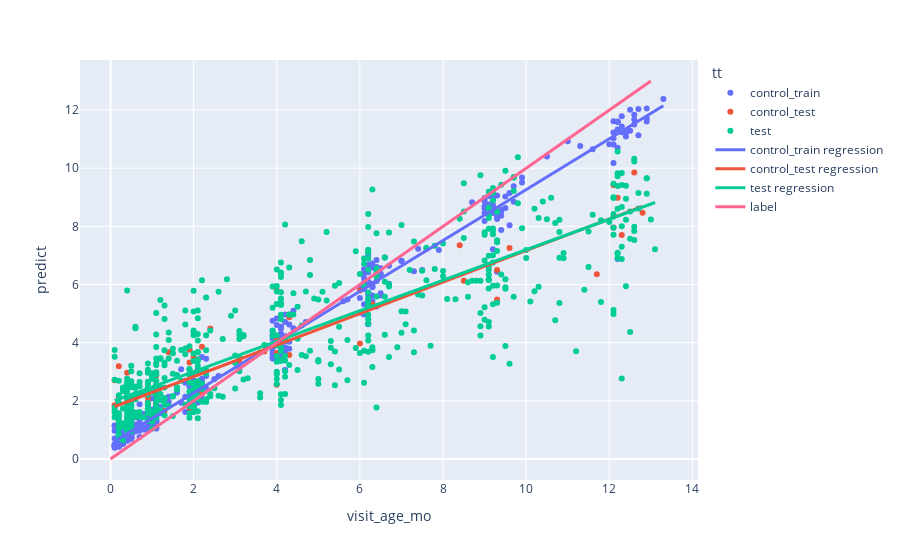

Notebook code for this chart:
### Markdown cell above
**Plotting the regressions results**
<br></br>
We will draw the regression results. Below in the x-axis we have the sample `visit_age_mo`, and in the y-axis we have the model `predict` 

<br></br>
On top of the points there are regrssion lines, splitted to different test\train categories. 
Click on a label from the legend to clear from the plot

### Code cell
merged_training_df = get_regression_predict(merge_df,best_regress_params,True,0.85)
merged_training_df.loc[pd.isna(merged_training_df.symptoms),'symptoms']='unknown'
fig = px.scatter(merged_training_df,x='visit_age_mo',y='predict',color='tt',custom_data=['symptoms','sampleID'])
fig.update_traces(
    hovertemplate="<br>".join([
        "predict %{y}, label: %{x}",
        "sampleID: %{customdata[1]}",
        "symptom: %{customdata[0]}"
    ])
)
# data = fig['data']
for data in fig['data']:
    legendgroup = data['legendgroup']
    draw_regresssion(merged_training_df,merged_training_df.tt ==legendgroup,fig,f'{legendgroup} regression',color=data['marker']['color'])

draw_xy_line(fig)

### Figure 1 — Plotly figure (JSON) as saved in the notebook; plotly's stock layout.template omitted (floating-point values rounded to 4 significant figures; data arrays with more than 128 entries replaced by an {"elided": "..."} marker saying what was removed)
{"data": [{"customdata": {"elided": "367x2 str values"}, "hovertemplate": "predict %{y}, label: %{x}<br>sampleID: %{customdata[1]}<br>symptom: %{customdata[0]}", "legendgroup": "control_train", "marker": {"color": "#636efa", "symbol": "circle"}, "mode": "markers", "name": "control_train", "orientation": "v", "showlegend": true, "type": "scatter", "x": {"elided": "367 float values"}, "xaxis": "x", "y": {"elided": "367 float values"}, "yaxis": "y"}, {"customdata": [["Control", "sub.111.0.initial"], ["Control", "sub.111.1.two.week"], ["Control", "sub.111.2.one.month"], ["Control", "sub.111.3.twomonth"], ["Control", "sub.111.4.fourmonth"], ["Control", "sub.111.6.ninemonth"], ["Control", "sub.111.7.one.year"], ["Control", "sub.188.1.two.week"], ["Control", "sub.188.2.one.month"], ["Control", "sub.188.3.twomonth"], ["Control", "sub.188.4.fourmonth"], ["Control", "sub.188.5.sixmonth"], ["Control", "sub.188.6.ninemonth"], ["Control", "sub.188.7.one.year"], ["Control", "sub.197.0.initial"], ["Control", "sub.197.1.two.week"], ["Control", "sub.197.2.one.month"], ["Control", "sub.197.3.twomonth"], ["Control", "sub.197.7.one.year"], ["Control", "sub.205.0.initial"], ["Control", "sub.205.1.two.week"], ["Control", "sub.205.11.sick"], ["Control", "sub.205.2.one.month"], ["Control", "sub.205.3.twomonth"], ["Control", "sub.205.4.fourmonth"], ["Control", "sub.384.0.initial"], ["Control", "sub.384.11.sick"], ["Control", "sub.384.2.one.month"], ["Control", "sub.384.3.twomonth"], ["Control", "sub.498.2.one.month"], ["Control", "sub.498.3.twomonth"], ["Control", "sub.498.4.fourmonth"], ["Control", "sub.498.7.one.year"], ["Control", "sub.541.2.one.month"], ["Control", "sub.541.3.twomonth"], ["Control", "sub.541.4.fourmonth"], ["Control", "sub.541.6.ninemonth"], ["Control", "sub.666.0.initial"], ["Control", "sub.666.1.two.week"], ["Control", "sub.666.2.one.month"], ["Control", "sub.666.3.twomonth"], ["Control", "sub.666.4.fourmonth"], ["Control", "sub.666.5.sixmonth"], ["Control", "sub.666.6.ninemonth"], ["Control", "sub.666.7.one.year"], ["Control", "sub.671.2.one.month"], ["Control", "sub.671.3.twomonth"], ["Control", "sub.671.4.fourmonth"], ["Control", "sub.671.5.sixmonth"], ["Control", "sub.671.6.ninemonth"], ["Control", "sub.671.7.one.year"], ["Control", "sub.735.1.two.week"], ["Control", "sub.735.2.one.month"], ["Control", "sub.735.4.fourmonth"], ["Control", "sub.735.6.ninemonth"]], "hovertemplate": "predict %{y}, label: %{x}<br>sampleID: %{customdata[1]}<br>symptom: %{customdata[0]}", "legendgroup": "control_test", "marker": {"color": "#EF553B", "symbol": "circle"}, "mode": "markers", "name": "control_test", "orientation": "v", "showlegend": true, "type": "scatter", "x": [0.2, 0.4, 1.1, 2.2, 4, 9.3, 12.1, 0.4, 1.3, 2, 4, 6, 8.4, 12.1, 0.2, 0.4, 0.9, 2, 12.8, 0.1, 0.5, 3.1, 1.1, 2.1, 3.7, 0.1, 0.2, 1.1, 1.9, 1.4, 2.4, 4, 12.6, 1.1, 2.2, 4.3, 11.7, 0.2, 0.6, 0.9, 1.9, 4, 6.3, 9.3, 12.3, 0.9, 1.9, 4, 6, 8.5, 12.2, 0.4, 0.9, 4.3, 9.6], "xaxis": "x", "y": [1.094, 1.204, 1.832, 2.262, 4.116, 6.498, 7.963, 2.962, 1.659, 1.643, 2.554, 3.971, 7.348, 9.423, 1.299, 1.959, 1.966, 3.498, 8.472, 2.712, 1.218, 3.353, 1.94, 2.563, 3.697, 1.845, 3.187, 2.87, 3.77, 3.668, 4.489, 5.8, 9.849, 2.517, 3.864, 3.58, 6.354, 2.091, 1.453, 2.127, 3.322, 3.646, 5.319, 5.484, 7.702, 2.143, 1.758, 3.96, 5.795, 6.13, 8.985, 1.185, 1.931, 4.877, 7.257], "yaxis": "y"}, {"customdata": {"elided": "566x2 str values"}, "hovertemplate": "predict %{y}, label: %{x}<br>sampleID: %{customdata[1]}<br>symptom: %{customdata[0]}", "legendgroup": "test", "marker": {"color": "#00cc96", "symbol": "circle"}, "mode": "markers", "name": "test", "orientation": "v", "showlegend": true, "type": "scatter", "x": {"elided": "566 float values"}, "xaxis": "x", "y": {"elided": "566 float values"}, "yaxis": "y"}, {"line": {"width": 3}, "marker": {"color": "#636efa"}, "mode": "lines", "name": "control_train regression", "type": "scatter", "x": {"elided": "367 float values"}, "y": {"elided": "367 float values"}}, {"line": {"width": 3}, "marker": {"color": "#EF553B"}, "mode": "lines", "name": "control_test regression", "type": "scatter", "x": [0.2, 0.4, 1.1, 2.2, 4, 9.3, 12.1, 0.4, 1.3, 2, 4, 6, 8.4, 12.1, 0.2, 0.4, 0.9, 2, 12.8, 0.1, 0.5, 3.1, 1.1, 2.1, 3.7, 0.1, 0.2, 1.1, 1.9, 1.4, 2.4, 4, 12.6, 1.1, 2.2, 4.3, 11.7, 0.2, 0.6, 0.9, 1.9, 4, 6.3, 9.3, 12.3, 0.9, 1.9, 4, 6, 8.5, 12.2, 0.4, 0.9, 4.3, 9.6], "y": [1.857, 1.965, 2.345, 2.941, 3.918, 6.792, 8.311, 1.965, 2.453, 2.833, 3.918, 5.002, 6.304, 8.311, 1.857, 1.965, 2.236, 2.833, 8.69, 1.802, 2.019, 3.429, 2.345, 2.887, 3.755, 1.802, 1.857, 2.345, 2.779, 2.507, 3.05, 3.918, 8.582, 2.345, 2.941, 4.08, 8.094, 1.857, 2.073, 2.236, 2.779, 3.918, 5.165, 6.792, 8.419, 2.236, 2.779, 3.918, 5.002, 6.358, 8.365, 1.965, 2.236, 4.08, 6.955]}, {"line": {"width": 3}, "marker": {"color": "#00cc96"}, "mode": "lines", "name": "test regression", "type": "scatter", "x": {"elided": "566 float values"}, "y": {"elided": "566 float values"}}, {"line": {"width": 3}, "mode": "lines", "name": "label", "type": "scatter", "x": [0, 1, 2, 3, 4, 5, 6, 7, 8, 9, 10, 11, 12, 13], "y": [0, 1, 2, 3, 4, 5, 6, 7, 8, 9, 10, 11, 12, 13]}], "layout": {"legend": {"title": {"text": "tt"}, "tracegroupgap": 0}, "margin": {"t": 60}, "xaxis": {"anchor": "y", "domain": [0, 1], "title": {"text": "visit_age_mo"}}, "yaxis": {"anchor": "x", "domain": [0, 1], "title": {"text": "predict"}}}}
